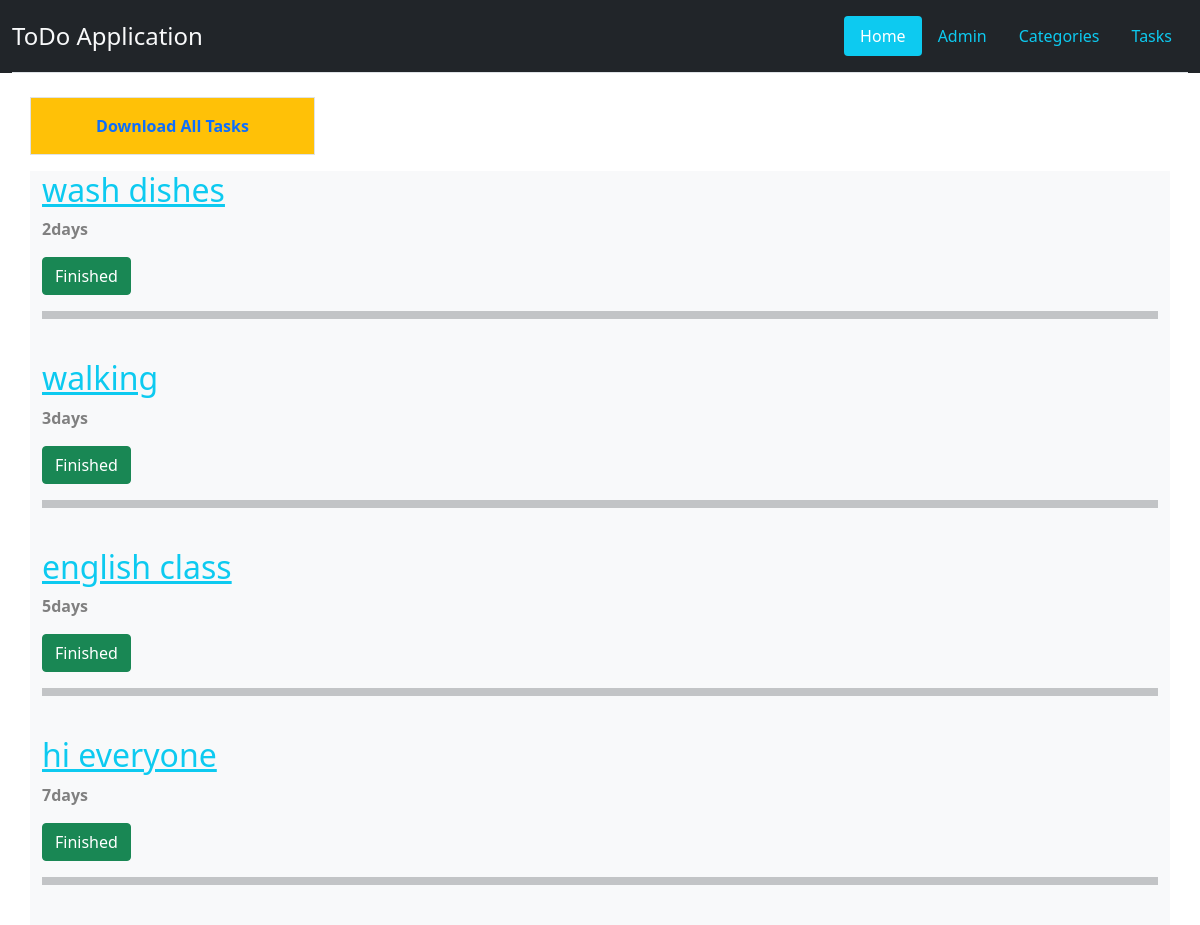
/tasks/, run on an earlier commit of the app's database.
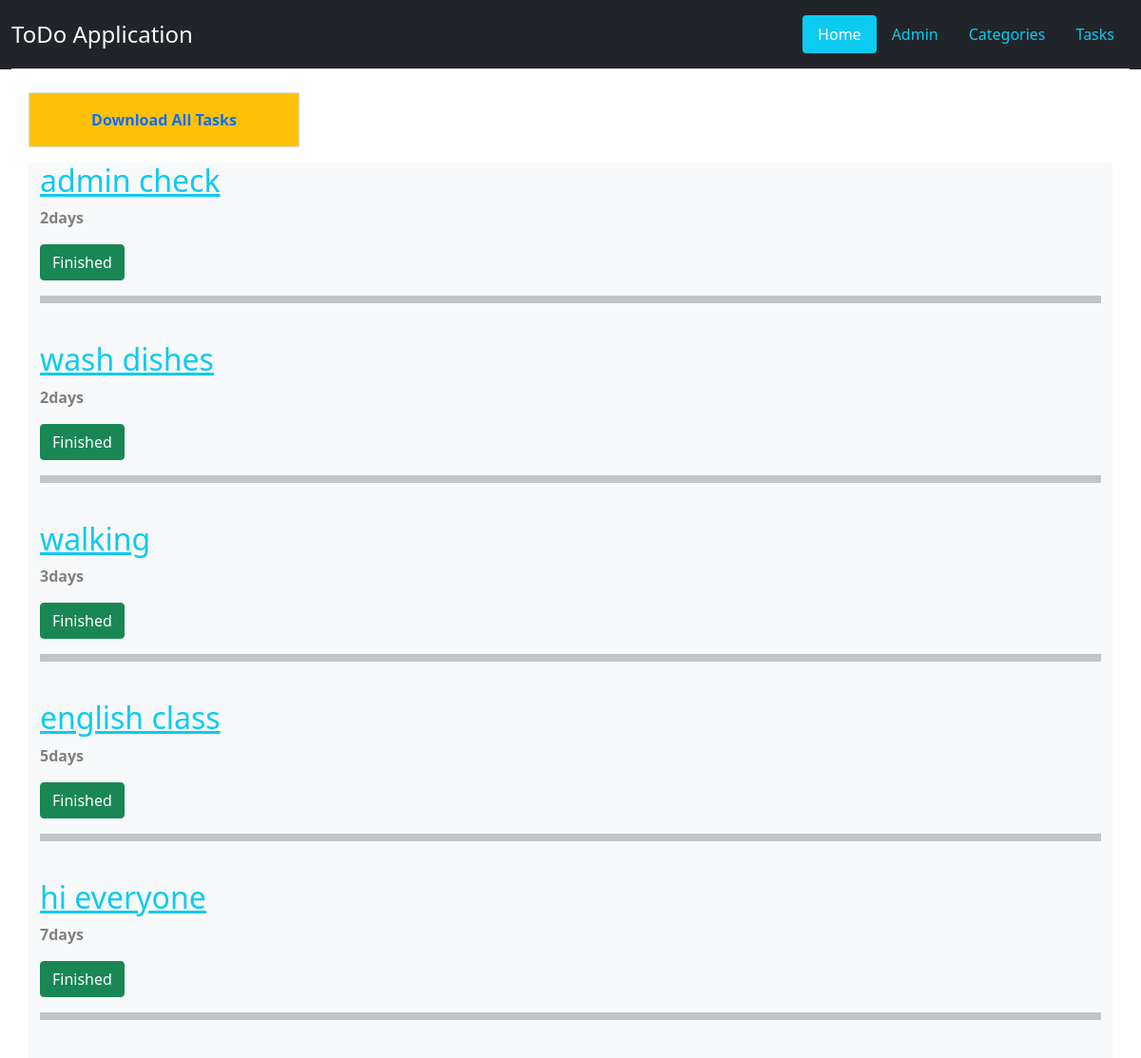
And on a later commit of the database.
### todo/models.py (models this page shows, shortened)
class Task(models.Model):
    class Meta:
        ordering = ['due_date']
    PRIORITY_CHOICES = [('1', 'important & urgent'),
                        ('2', 'important but not urgent'),
                        ('3', 'not important but urgent'),
                        ('4', 'not important & not urgent')]
    title = models.CharField(max_length=40)
    description = models.CharField(max_length=300, blank=True)
    due_date = models.DateTimeField()
    priority = models.CharField(max_length=5, choices=PRIORITY_CHOICES, default='1')
    user = models.ForeignKey('auth.User', on_delete=models.CASCADE, default=1)
    category = models.ForeignKey(Category, on_delete=models.PROTECT, related_name='tasks')
    status = models.CharField(max_length=1, default='0')
    created = models.DateTimeField(auto_now_add=True)
    updated = models.DateTimeField(auto_now=True)
    objects = TaskManager()
    def get_absolute_url(self):
        return reverse('task_detail', args=[str(self.id)])

### todo/views.py (the view)
# urls.py: path('tasks/', TaskListView.as_view(), name='task_list'),
class TaskListView(ListView):
    model = Task
    template_name = 'todo/task_list.html'

### todo/templatetags/task_extras.py (called while the page is built)
@register.simple_tag
def remain_time(due):
    now = str(due - datetime.now(pytz.timezone('Asia/Tehran')))
    return now[:7].replace(',', '').replace(' ', '')

### templates/todo/task_list.html (shortened to what this page needs)
{% extends 'base.html' %}
{% load task_extras %}
{% block content %}
    <div class="row ">
        <p class="col-3 bg-warning p-3 border text-center">
            <b><a class="text-decoration-none" href="{% url 'task_dl' %}">
                Download All Tasks
            </a></b>
        </p>
        {% for task in object_list %}
            {% if task.status == '0' %}
                {% remain_time task.due_date as remained %}
                    {% if remained.0 != '-' %}
                        <div class="col-12 bg-light">
                            <h2><a class="text-info" href="{{ task.get_absolute_url }}">{{ task.title }}</a></h2>
                            <p>
                                {% if remained.1 != 'd' %}
                                    <b style="color:green">{{ remained }} | today</b>
                                {% elif remained.0 == '1' %}
                                    <b style="color:purple">{{ remained }} | tomorrow</b>
                                {% else %}
                                    <b style="color:gray">{{ remained }}</b>
                                {% endif %}
                            </p>
                            <input class="btn btn-success" type="submit" value="Finished">
                            <hr class="p-1 bg-dark"><br>
                        </div>
                    {% endif %}
            {% endif %}
        {% endfor %}
    </div>
{% endblock content %}

What changed in the data, as far as the page shows it:
added Task: title "admin check", remained "2days"
